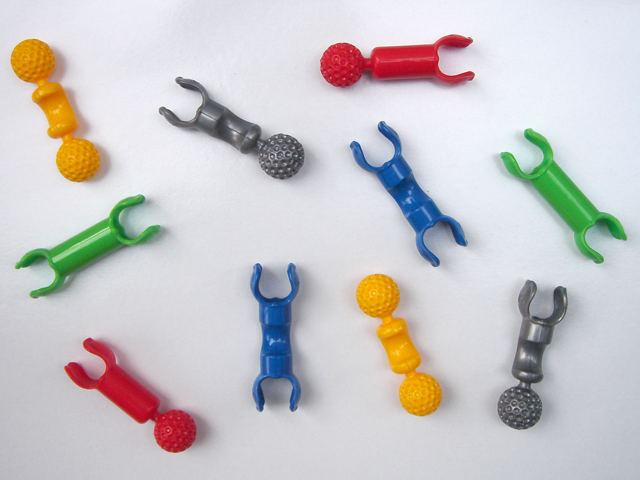
#> input picture II part/elementi.bmp, 640 x 480 px
$ python zadatak1.py
#> lines starting #> are read from the running program, lines starting #| are printed output that depends on the picture; after the words box and inside, x2 and y2 are one past the last pixel; in counts of white or black regions, pixels touching at a corner belong together
import plotly.express as px
from skimage import io, color, morphology
import numpy as np

img = io.imread('../elementi.bmp')
#> img is the input picture: shape (480, 640, 3); mean R, G, B 201.7, 199.2, 199.8
fig = px.imshow(img)
fig.show()

img_hsv = color.rgb2hsv(img)
#> img_hsv: shape (480, 640, 3) float64; mean of channels 0, 1, 2 0.628, 0.124, 0.835
# [9 lines of commented-out code are left out]

mb = (img_hsv[:, :, 0] > 0.25) & (img_hsv[:, :, 0] < 0.36) & (img_hsv[:, :, 1] > 0.1)
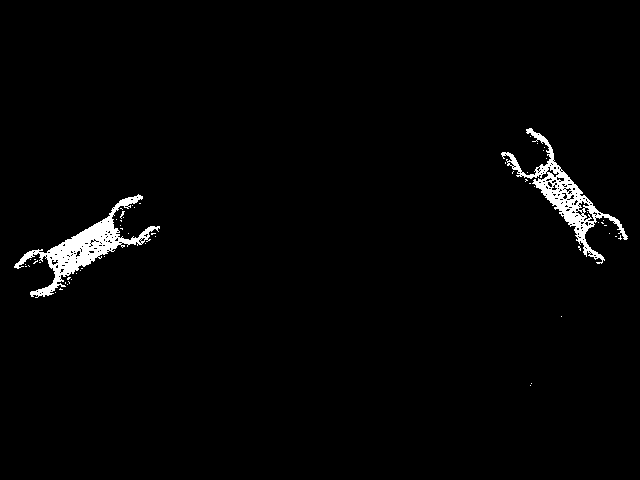
#> mb: shape (480, 640) bool; 1.9% white; 57 white regions (55 under 20 px), largest, box (x1, y1, x2, y2) and area: (14, 194, 160, 298) 3099, (501, 128, 628, 264) 2681
fig = px.imshow(mb, color_continuous_scale='gray')
fig.show()

se1 = morphology.disk(1)
img_o = morphology.opening(mb, se1)
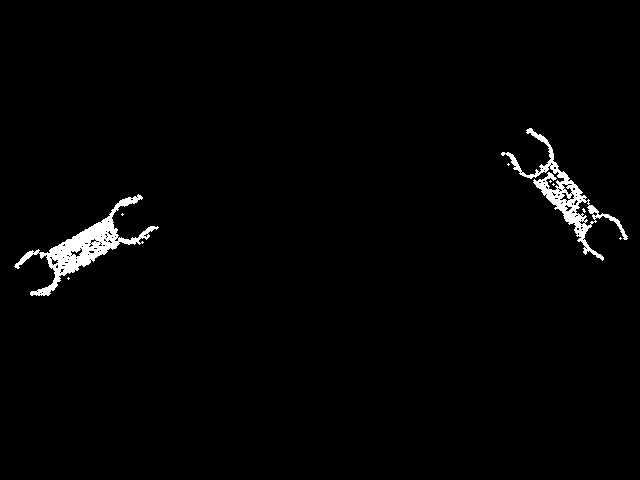
#> img_o: shape (480, 640) bool; 1.7% white; 9 white regions (7 under 20 px), largest, box (x1, y1, x2, y2) and area: (14, 194, 159, 296) 2884, (501, 128, 628, 261) 2295
se2 = morphology.disk(7)
img_c = morphology.closing(mb, se2)
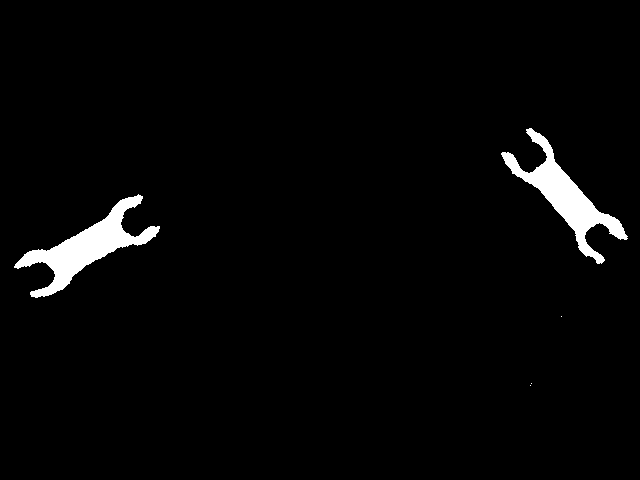
#> img_c: shape (480, 640) bool; 2.6% white; 5 white regions (3 under 20 px), largest, box (x1, y1, x2, y2) and area: (14, 194, 160, 298) 4177, (501, 128, 628, 264) 3922
fig = px.imshow(img_c, color_continuous_scale='gray')
fig.show()

crvena = img[:, :, 0]
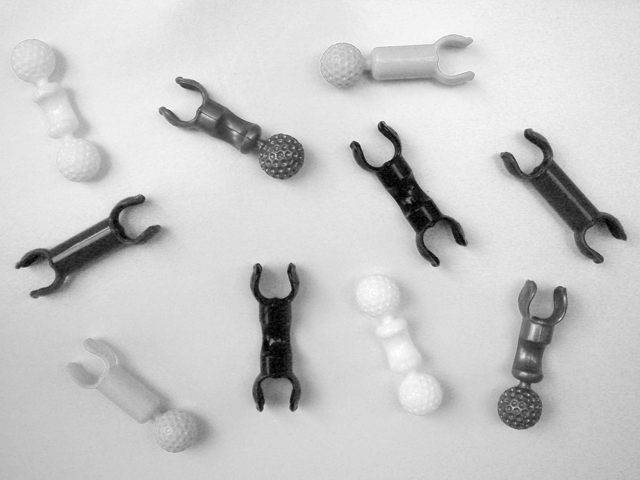
#> crvena: shape (480, 640); min 0, max 255, mean 201.7
zelena = img[:, :, 1]
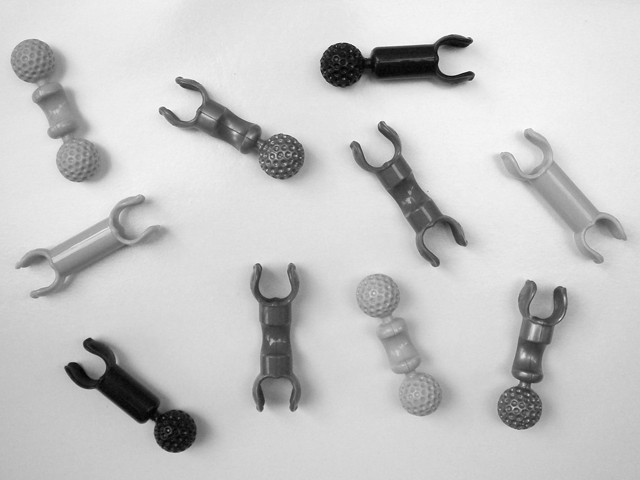
#> zelena: shape (480, 640); min 0, max 255, mean 199.2
plava = img[:, :, 2]
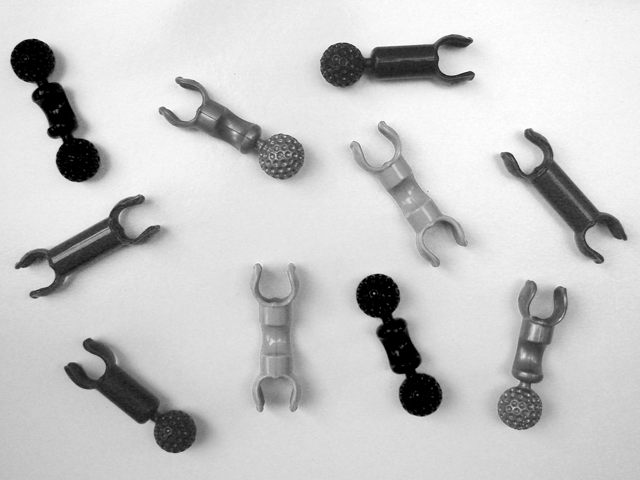
#> plava: shape (480, 640); min 0, max 255, mean 199.8

c = crvena[img_c].mean()
#> c = 70.95
z = zelena[img_c].mean()
#> z = 155.5
p = plava[img_c].mean()
#> p = 76.66

img_fig = np.zeros(img.shape)
img_fig[:, :, 0][img_c] = c
img_fig[:, :, 1][img_c] = z
img_fig[:, :, 2][img_c] = p
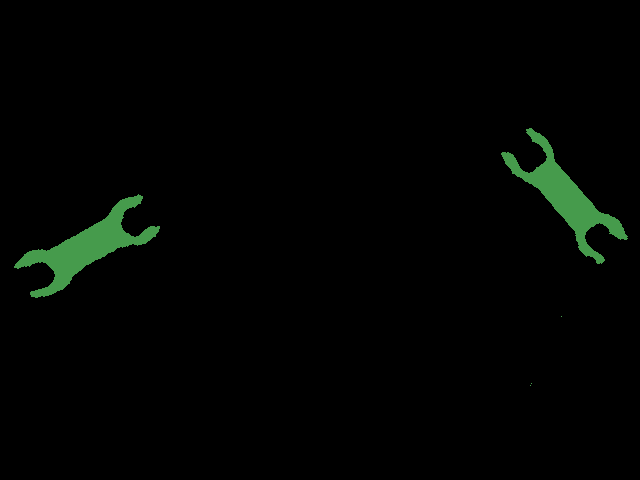
#> img_fig: shape (480, 640, 3) float64; mean of channels 0, 1, 2 1.9, 4.1, 2; drawn as R, G, B
fig = px.imshow(img_fig) #kursor mi ne pokazuje vrednosti piksela
fig.show()
